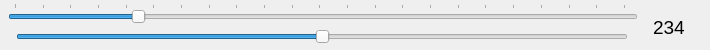
<?xml version="1.0" encoding="UTF-8"?>
<ui version="4.0">
 <class>sliderControlWidget</class>
 <widget class="QWidget" name="sliderControlWidget">
  <property name="geometry">
   <rect>
    <x>0</x>
    <y>0</y>
    <width>710</width>
    <height>50</height>
   </rect>
  </property>
  <property name="windowTitle">
   <string>Form</string>
  </property>
  <widget class="bSlider" name="speedSlider">
   <property name="geometry">
    <rect>
     <x>16</x>
     <y>22</y>
     <width>612</width>
     <height>30</height>
    </rect>
   </property>
   <property name="minimum">
    <number>-100</number>
   </property>
   <property name="maximum">
    <number>100</number>
   </property>
   <property name="orientation">
    <enum>Qt::Horizontal</enum>
   </property>
  </widget>
  <widget class="bSlider" name="positionSlider">
   <property name="geometry">
    <rect>
     <x>8</x>
     <y>3</y>
     <width>630</width>
     <height>20</height>
    </rect>
   </property>
   <property name="maximum">
    <number>1000</number>
   </property>
   <property name="value">
    <number>200</number>
   </property>
   <property name="orientation">
    <enum>Qt::Horizontal</enum>
   </property>
   <property name="invertedAppearance">
    <bool>false</bool>
   </property>
   <property name="invertedControls">
    <bool>false</bool>
   </property>
   <property name="tickPosition">
    <enum>QSlider::TicksAbove</enum>
   </property>
   <property name="tickInterval">
    <number>45</number>
   </property>
  </widget>
  <widget class="QLabel" name="coordLabel">
   <property name="geometry">
    <rect>
     <x>653</x>
     <y>12</y>
     <width>60</width>
     <height>30</height>
    </rect>
   </property>
   <property name="font">
    <font>
     <family>Helvetica</family>
     <pointsize>14</pointsize>
    </font>
   </property>
   <property name="text">
    <string>234</string>
   </property>
  </widget>
 </widget>
 <customwidgets>
  <customwidget>
   <class>bSlider</class>
   <extends>QSlider</extends>
   <header location="global">bslider.h</header>
  </customwidget>
 </customwidgets>
 <resources/>
 <connections/>
 <designerdata>
  <property name="gridDeltaX">
   <number>10</number>
  </property>
  <property name="gridDeltaY">
   <number>10</number>
  </property>
  <property name="gridSnapX">
   <bool>false</bool>
  </property>
  <property name="gridSnapY">
   <bool>false</bool>
  </property>
  <property name="gridVisible">
   <bool>false</bool>
  </property>
 </designerdata>
</ui>
